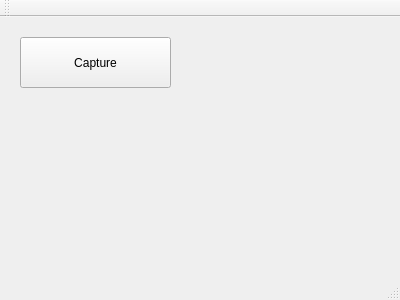
<?xml version="1.0" encoding="UTF-8"?>
<ui version="4.0">
 <class>MainWindow</class>
 <widget class="QMainWindow" name="MainWindow">
  <property name="geometry">
   <rect>
    <x>0</x>
    <y>0</y>
    <width>400</width>
    <height>300</height>
   </rect>
  </property>
  <property name="windowTitle">
   <string>MainWindow</string>
  </property>
  <widget class="QWidget" name="centralWidget">
   <widget class="QPushButton" name="camera_capture_pushButton">
    <property name="geometry">
     <rect>
      <x>20</x>
      <y>20</y>
      <width>151</width>
      <height>51</height>
     </rect>
    </property>
    <property name="text">
     <string>Capture</string>
    </property>
   </widget>
  </widget>
  <widget class="QMenuBar" name="menuBar">
   <property name="geometry">
    <rect>
     <x>0</x>
     <y>0</y>
     <width>400</width>
     <height>21</height>
    </rect>
   </property>
  </widget>
  <widget class="QToolBar" name="mainToolBar">
   <attribute name="toolBarArea">
    <enum>TopToolBarArea</enum>
   </attribute>
   <attribute name="toolBarBreak">
    <bool>false</bool>
   </attribute>
  </widget>
  <widget class="QStatusBar" name="statusBar"/>
 </widget>
 <layoutdefault spacing="6" margin="11"/>
 <resources/>
 <connections/>
</ui>
